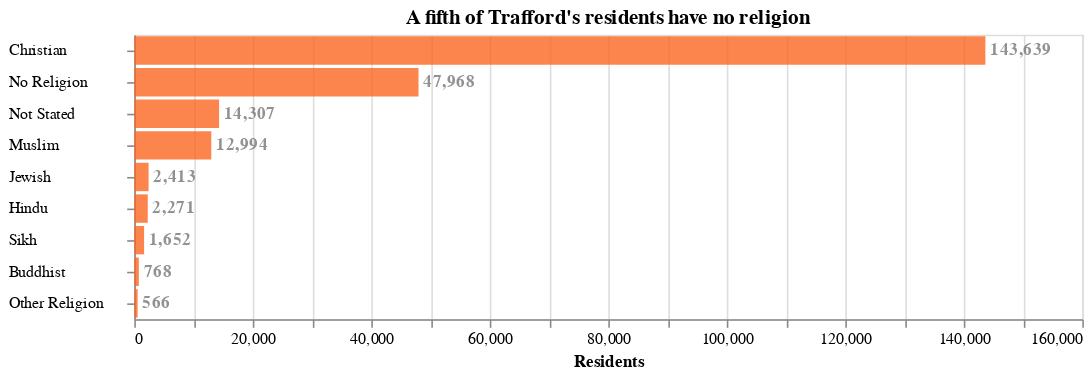

The specification (Vega-Lite) saved for this image:
### Vega-Lite specification from a JSON file in a GitHub repository (floating-point values rounded to 4 significant figures)
{"width": 600, "title": {"text": "A fifth of Trafford's residents have no religion"}, "data": {"values": [{"religion": "Christian", "count": 143639}, {"religion": "Buddhist", "count": 768}, {"religion": "Hindu", "count": 2271}, {"religion": "Jewish", "count": 2413}, {"religion": "Muslim", "count": 12994}, {"religion": "Sikh", "count": 1652}, {"religion": "Other Religion", "count": 566}, {"religion": "No Religion", "count": 47968}, {"religion": "Not Stated", "count": 14307}]}, "mark": "bar", "encoding": {"x": {"field": "count", "type": "quantitative", "axis": {"title": "Residents"}}, "y": {"field": "religion", "type": "nominal", "sort": {"field": "count", "op": "average", "order": "descending"}, "axis": {"title": null, "labelAlign": "left", "labelPadding": 75}}, "color": {"value": "#fc6721"}, "opacity": {"value": 0.8}, "tooltip": [{"field": "religion", "type": "nominal", "title": "Religion"}, {"field": "count", "type": "quantitative", "title": "Residents", "format": ",.0f"}]}, "layer": [{"mark": "bar"}, {"mark": {"type": "text", "align": "left", "baseline": "middle", "dx": 3, "fontStyle": "bold"}, "encoding": {"text": {"field": "count", "type": "quantitative", "format": ",.0f"}, "color": {"value": "#757575"}}}]}
